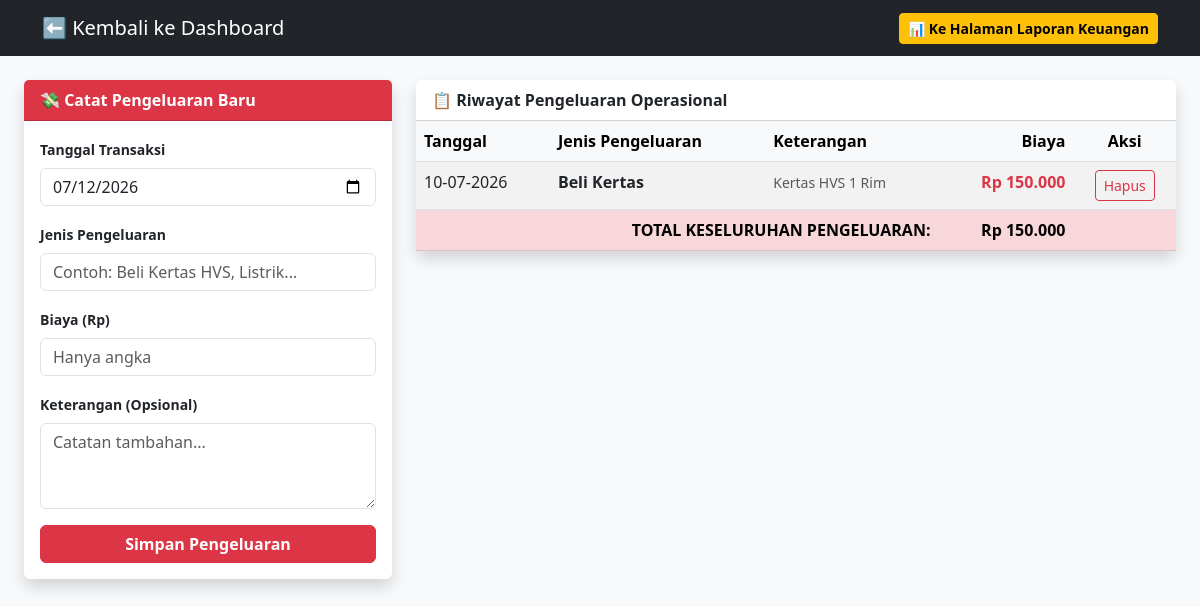
The app's page /pengeluaran.php (signed in) with its own data.
### tables this page shows
CREATE TABLE `pengeluaran_perusahaan` (
  `id_pengeluaran` int(11) NOT NULL,
  `tanggal` date NOT NULL,
  `jenis_pengeluaran` varchar(255) NOT NULL,
  `biaya` int(11) NOT NULL,
  `keterangan` text DEFAULT NULL
);

### pengeluaran.php (the view, shortened to what this page needs)
<?php
include 'config.php';
$stmt_list = $pdo->query("SELECT * FROM pengeluaran_perusahaan ORDER BY tanggal DESC");
$pengeluaran_list = $stmt_list->fetchAll(PDO::FETCH_ASSOC);
?>
<!DOCTYPE html>
<html lang="id">
<head>
    <link href="https://cdn.jsdelivr.net/npm/bootstrap@5.3.0/dist/css/bootstrap.min.css" rel="stylesheet">
</head>
<body class="bg-light pb-5">
<nav class="navbar navbar-dark bg-dark mb-4">
    <div class="container">
        <a class="navbar-brand" href="index.php">⬅ Kembali ke Dashboard</a>
        <a class="btn btn-warning btn-sm fw-bold" href="laporan_laba_rugi.php">📊 Ke Halaman Laporan Keuangan</a>
    </div>
</nav>
<div class="container-fluid px-4">
    <div class="row">
        <div class="col-md-4 mb-4">
            <div class="card shadow border-0">
                <div class="card-header bg-danger text-white fw-bold">💸 Catat Pengeluaran Baru</div>
                <div class="card-body">
                    <form method="POST">
                        <div class="mb-3">
                            <label class="form-label small fw-bold">Tanggal Transaksi</label>
                            <input type="date" name="tanggal" class="form-control" required value="<?= date('Y-m-d') ?>">
                        </div>
                        <div class="mb-3">
                            <label class="form-label small fw-bold">Jenis Pengeluaran</label>
                            <input type="text" name="jenis_pengeluaran" class="form-control" placeholder="Contoh: Beli Kertas HVS, Listrik..." required>
                        </div>
                        <div class="mb-3">
                            <label class="form-label small fw-bold">Biaya (Rp)</label>
                            <input type="number" name="biaya" class="form-control" placeholder="Hanya angka" required>
                        </div>
                        <div class="mb-3">
                            <label class="form-label small fw-bold">Keterangan (Opsional)</label>
                            <textarea name="keterangan" class="form-control" rows="3" placeholder="Catatan tambahan..."></textarea>
                        </div>
                        <button type="submit" name="tambah_pengeluaran" class="btn btn-danger w-100 fw-bold">Simpan Pengeluaran</button>
                    </form>
                </div>
            </div>
        </div>
        <div class="col-md-8">
            <div class="card shadow border-0">
                <div class="card-header bg-white fw-bold">📋 Riwayat Pengeluaran Operasional</div>
                <div class="card-body p-0">
                    <table class="table table-striped table-hover mb-0">
                        <thead class="table-light">
                            <tr>
                                <th>Tanggal</th>
                                <th>Jenis Pengeluaran</th>
                                <th>Keterangan</th>
                                <th class="text-end">Biaya</th>
                                <th class="text-center">Aksi</th>
                            </tr>
                        </thead>
                        <tbody>
                            <?php
                            $total_pengeluaran = 0;
                            foreach ($pengeluaran_list as $row):
                                $total_pengeluaran += $row['biaya'];
                            ?>
                            <tr>
                                <td><?= date('d-m-Y', strtotime($row['tanggal'])) ?></td>
                                <td><strong><?= htmlspecialchars($row['jenis_pengeluaran']) ?></strong></td>
                                <td><small class="text-muted"><?= htmlspecialchars($row['keterangan']) ?></small></td>
                                <td class="text-end text-danger fw-bold">Rp <?= number_format($row['biaya'], 0, ',', '.') ?></td>
                                <td class="text-center">
                                    <a href="pengeluaran.php?hapus=<?= $row['id_pengeluaran'] ?>" class="btn btn-outline-danger btn-sm" onclick="return confirm('Hapus transaksi ini?')">Hapus</a>
                                </td>
                            </tr>
                            <?php endforeach; ?>
                        </tbody>
                        <tfoot class="table-danger">
                            <tr>
                                <th colspan="3" class="text-end">TOTAL KESELURUHAN PENGELUARAN:</th>
                                <th class="text-end">Rp <?= number_format($total_pengeluaran, 0, ',', '.') ?></th>
                                <th></th>
                            </tr>
                        </tfoot>
                    </table>
                </div>
            </div>
        </div>
    </div>
</div>
</body>
</html>

### records on screen
pengeluaran_perusahaan: tanggal "10-07-2026", jenis_pengeluaran "Beli Kertas", keterangan "Kertas HVS 1 Rim", biaya "150.000"

### other values on screen
$total_pengeluaran "150.000"
